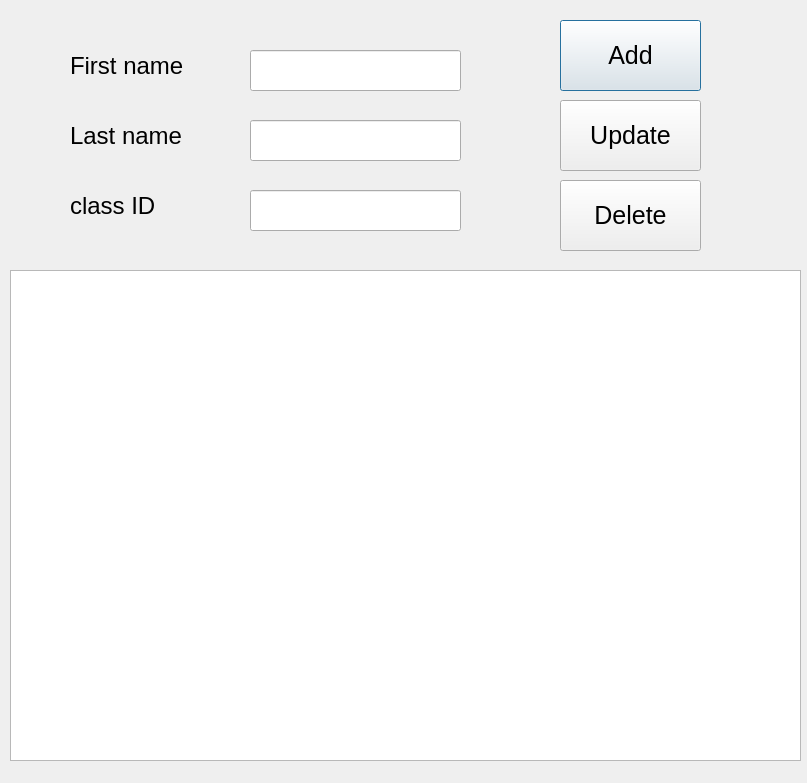
<?xml version="1.0" encoding="UTF-8"?>
<ui version="4.0">
 <class>Dialog</class>
 <widget class="QDialog" name="Dialog">
  <property name="geometry">
   <rect>
    <x>0</x>
    <y>0</y>
    <width>807</width>
    <height>783</height>
   </rect>
  </property>
  <property name="windowTitle">
   <string>Student managment</string>
  </property>
  <widget class="QLabel" name="label">
   <property name="geometry">
    <rect>
     <x>70</x>
     <y>30</y>
     <width>161</width>
     <height>71</height>
    </rect>
   </property>
   <property name="font">
    <font>
     <pointsize>18</pointsize>
    </font>
   </property>
   <property name="text">
    <string>First name</string>
   </property>
  </widget>
  <widget class="QLineEdit" name="first_name_input">
   <property name="geometry">
    <rect>
     <x>250</x>
     <y>50</y>
     <width>211</width>
     <height>41</height>
    </rect>
   </property>
  </widget>
  <widget class="QLineEdit" name="last_name_input">
   <property name="geometry">
    <rect>
     <x>250</x>
     <y>120</y>
     <width>211</width>
     <height>41</height>
    </rect>
   </property>
  </widget>
  <widget class="QLabel" name="label_2">
   <property name="geometry">
    <rect>
     <x>70</x>
     <y>100</y>
     <width>161</width>
     <height>71</height>
    </rect>
   </property>
   <property name="font">
    <font>
     <pointsize>18</pointsize>
    </font>
   </property>
   <property name="text">
    <string>Last name</string>
   </property>
  </widget>
  <widget class="QLineEdit" name="class_id_input">
   <property name="geometry">
    <rect>
     <x>250</x>
     <y>190</y>
     <width>211</width>
     <height>41</height>
    </rect>
   </property>
  </widget>
  <widget class="QLabel" name="label_3">
   <property name="geometry">
    <rect>
     <x>70</x>
     <y>170</y>
     <width>161</width>
     <height>71</height>
    </rect>
   </property>
   <property name="font">
    <font>
     <pointsize>18</pointsize>
    </font>
   </property>
   <property name="text">
    <string>class ID</string>
   </property>
  </widget>
  <widget class="QPushButton" name="add_button">
   <property name="geometry">
    <rect>
     <x>560</x>
     <y>20</y>
     <width>141</width>
     <height>71</height>
    </rect>
   </property>
   <property name="font">
    <font>
     <pointsize>19</pointsize>
    </font>
   </property>
   <property name="text">
    <string>Add</string>
   </property>
  </widget>
  <widget class="QPushButton" name="update_button">
   <property name="geometry">
    <rect>
     <x>560</x>
     <y>100</y>
     <width>141</width>
     <height>71</height>
    </rect>
   </property>
   <property name="font">
    <font>
     <pointsize>19</pointsize>
    </font>
   </property>
   <property name="text">
    <string>Update</string>
   </property>
  </widget>
  <widget class="QPushButton" name="delete_button">
   <property name="geometry">
    <rect>
     <x>560</x>
     <y>180</y>
     <width>141</width>
     <height>71</height>
    </rect>
   </property>
   <property name="font">
    <font>
     <pointsize>19</pointsize>
    </font>
   </property>
   <property name="text">
    <string>Delete</string>
   </property>
  </widget>
  <widget class="QTableWidget" name="table_students">
   <property name="geometry">
    <rect>
     <x>10</x>
     <y>270</y>
     <width>791</width>
     <height>491</height>
    </rect>
   </property>
  </widget>
 </widget>
 <resources/>
 <connections/>
</ui>
